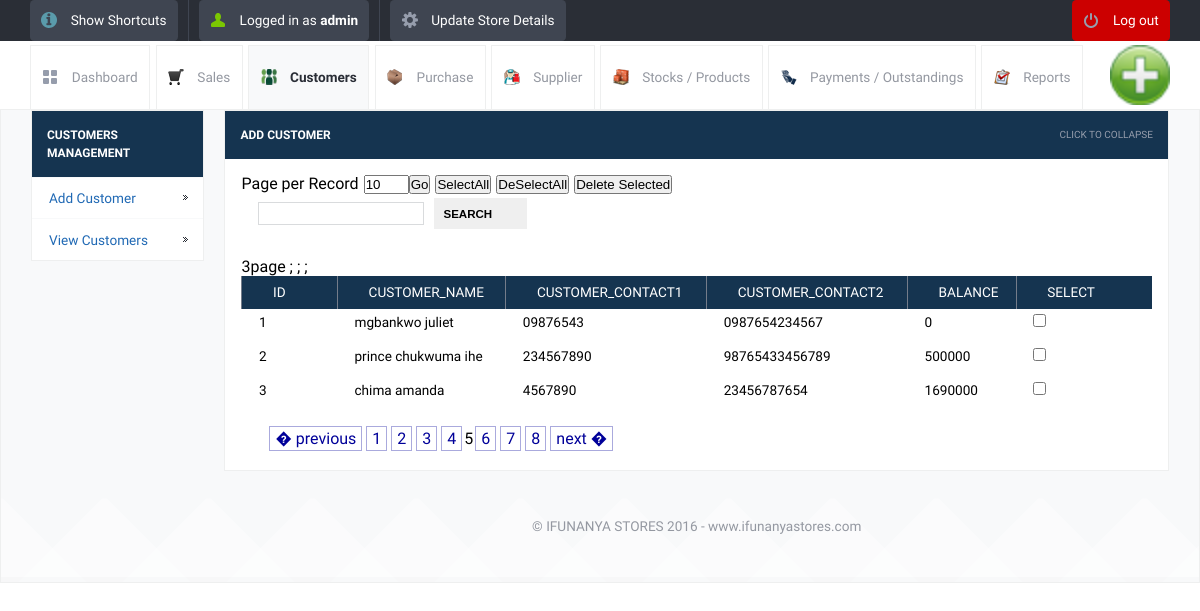
/paginationnijan.php (signed in), run on the app's committed database.
### tables this page shows
CREATE TABLE IF NOT EXISTS `customer_details` (
  `id` int(10) unsigned NOT NULL AUTO_INCREMENT,
  `customer_name` varchar(200) NOT NULL,
  `customer_address` varchar(500) NOT NULL,
  `customer_contact1` varchar(100) NOT NULL,
  `customer_contact2` varchar(100) NOT NULL,
  `balance` int(11) NOT NULL,
  PRIMARY KEY (`id`)
);

### paginationnijan.php (the view, shortened to what this page needs)
<!DOCTYPE html>
<html lang="en">
<head>
	<link rel="stylesheet" href="css/style.css">
	<?php include_once("tpl/common_js.php"); ?>
</head>
<body>
	<?php include_once("tpl/top_bar.php"); ?>
	<div id="header-with-tabs">
		<div class="page-full-width cf">
			<ul id="tabs" class="fl">
				<li><a href="dashboard.php" class="dashboard-tab">Dashboard</a></li>
				<li><a href="page-full-width.php" class="sales-tab">Sales</a></li>
				<li><a href="page-full-width.php" class="active-tab customers-tab">Customers</a></li>
				<li><a href="page-other.php" class="purchase-tab">Purchase</a></li>
				<li><a href="page-other.php" class="supplier-tab">Supplier</a></li>
				<li><a href="page-other.php" class="stock-tab">Stocks / Products</a></li>
				<li><a href="page-other.php" class="payment-tab">Payments / Outstandings</a></li>
				<li><a href="page-other.php" class="report-tab">Reports</a></li>
			</ul>
			<a href="#" id="company-branding-small" class="fr"><img src="images/posnic.png" alt="Point of Sale" /></a>
		</div>
	</div>
	<div id="content">
		<div class="page-full-width cf">
			<div class="side-menu fl">
				<h3>Customers Management</h3>
				<ul>
					<li><a href="add_customer.php">Add Customer</a></li>
					<li><a href="view_customers.php">View Customers</a></li>
				</ul>
			</div>
			<div class="side-content fr">
				<div class="content-module">
					<div class="content-module-heading cf">
						<h3 class="fl">Add Customer</h3>
						<span class="fr expand-collapse-text">Click to collapse</span>
					</div>
						<div class="content-module-main cf">
				<table width="700" border="0" cellspacing="0" cellpadding="0">
  <tr>
    <td><form action="" method="post" name="search" >
<input name="searchtxt" type="text">
&nbsp;&nbsp;<input name="Search" type="submit" value="Search">
</form></td>
		<form action="" method="get" name="page">
Page per Record<input name="limit" type="text"  style="margin-left:5px;" value="<?php if(isset($_GET['limit'])) echo $_GET['limit']; else echo "10"; ?>" size="3" maxlength="3">
<input name="go" type="submit" value="Go">
<input type="button" name="selectall" value="SelectAll" onClick="checkAll()"  style="margin-left:5px;"/>
<input type="button" name="unselectall" value="DeSelectAll" onClick="uncheckAll()" style="margin-left:5px;" />
<input name="dsubmit" type="button" value="Delete Selected" style="margin-left:5px;" onclick="return confirmDeleteSubmit()"/></form>
					<form name="deletefiles" action="delete.php" method="post">
					<table><?php
	$limit = 10;
	$page = $_GET['page'];
	if($page)
		$start = ($page - 1) * $limit;
	else
		$start = 0;
	$sql = "SELECT * FROM customer_details LIMIT $start, $limit ";
	$result = mysql_query($sql);
?>
							<tr>
								<th>id</th>
								<th >customer_name</th>
								<th>customer_contact1</th>
								<th>customer_contact2</th>
								<th>balance</th>
								<th>Select</th>
							</tr>
</div></td>
<?php	while($row = mysql_fetch_array($result))
{
 ?>
	<tr>
   <td> <?php echo $row['id']; ?></td>
   <td><?php echo $row['customer_name']; ?></td>
   <td> <?php echo $row['customer_contact1']; ?></td>
   <td><?php echo $row['customer_contact2']; ?></td>
   <td> <?php echo $row['balance'];?></td>;
	<td><input type="checkbox" value="<?php echo $row['id']; ?>" name="checklist[]" /></td>
</tr>
<?php } ?>
  <tr>
        <td align="center"><div style="margin-left:20px;"><div class="pagination"><a href="paginationnijan.php?page=4&limit=1">� previous</a><a href="paginationnijan.php?page=1&limit=1">1</a><a href="paginationnijan.php?page=2&limit=1">2</a><a href="paginationnijan.php?page=3&limit=1">3</a><a href="paginationnijan.php?page=4&limit=1">4</a>5<a href="paginationnijan.php?page=6&limit=1">6</a><a href="paginationnijan.php?page=7&limit=1">7</a><a href="paginationnijan.php?page=8&limit=1">8</a><a href="paginationnijan.php?page=6&limit=1">next �</a></div>
</div></td>
      </tr>
		</div>
	</div>
	<?php require_once('footer.php');?>
</body>
</html>

### css/style.css (style rules this page uses)
*, html, body, div, dl, dt, dd, ul, ol, li, h1, h2, h3, h4, h5, h6, pre, form, label, fieldset, input, p, blockquote, th, td { margin: 0; padding: 0; }
table { border-collapse: collapse; border-spacing: 0; }
fieldset, img { border: 0; }
address, caption, cite, code, dfn, em, strong, th, var { font-style: normal; font-weight: normal; }
caption, th { text-align: left; }
h1, h2, h3, h4, h5, h6 { font-weight: normal; }
a img { border: none; }
a { text-decoration: none; }
body { font-size: 1em; }
.cf:before, .cf:after { content: ""; display: table; }
.cf:after { clear:both; }
.cf { zoom: 1; }
.fl { float: left; }
.fr { float: right; }
h1, h2, h3, h4, h5, h6 { margin-bottom: 0.625em; }
body, form { font-family: "Droid Sans", Helvetica, Arial, sans-serif; line-height: 1.125em; }
p, .button, form input, ul#nav li ul, ul#tabs, div.side-menu ul li a, table, .information-box, .confirmation-box, .error-box, .error-message, .warning-box, ol, .regular-ul, .custom-ul, blockquote, cite { font-size: 0.85em; }
div.content-module-heading span { font-size: 0.625em; }
h3 { font-size: 0.75em; }
a { color: #2069b4; }
.page-full-width { padding: 0 1.875em; }
form input[type="text"], input[type="password"], textarea { border: 1px solid #d9dbdd; padding:.4em; outline: none; }
form input[type="submit"] { border: none; cursor: pointer; padding: 0.833em; background-position: right center; padding-right: 3em; background-repeat: no-repeat; font-weight: bold; text-transform: uppercase; }
div#header-with-tabs { padding:0.25em 0 0; }
a#company-branding-small img { height: 60px; }
ul#tabs { list-style-type: none; }
ul#tabs li { float: left; }
ul#tabs li a { border: 1px solid #eeefef; border-bottom: none; padding: 1.666em 0.833em; margin: 0 0.416em -1px 0; display: block; color: #9498a1; }
ul#tabs li a.dashboard-tab { background: transparent url('../images/tab-dashboard.png') no-repeat 0.833em center ; padding-left: 3em; }
ul#tabs li a.sales-tab { background: transparent url('../images/sales-icon.png') no-repeat 0.833em center ; padding-left: 3em; }
ul#tabs li a.customers-tab { background: transparent url('../images/customer-icon.png') no-repeat 0.833em center ; padding-left: 3em; }
ul#tabs li a.purchase-tab { background: transparent url('../images/purchase-icon.png') no-repeat 0.833em center ; padding-left: 3em; }
ul#tabs li a.supplier-tab { background: transparent url('../images/supplier-icon.png') no-repeat 0.833em center ; padding-left: 3em; }
ul#tabs li a.stock-tab { background: transparent url('../images/stock-icon.png') no-repeat 0.833em center ; padding-left: 3em; }
ul#tabs li a.payment-tab { background: transparent url('../images/payment-icon.png') no-repeat 0.833em center ; padding-left: 3em; }
ul#tabs li a.report-tab { background: transparent url('../images/report-icon.png') no-repeat 0.833em center ; padding-left: 3em; }
ul#tabs li a.active-tab, ul#tabs li a.active-tab:hover { background-color: #f8f9fa; font-weight: bold; color: #2a2e36; }
table { width: 100%; margin-bottom: 1.25em; }
table th { background-color: #153450; color: white; text-transform: uppercase; padding: 0.55em .7em 0.55em 2.25em; border-left: 1px solid #747c8a; }
table tbody td { padding: 0.33em 0 0.833em 1.25em; }
table th:first-child { width: 4em ; }
table th:last-child { width: 7em; }
div#content { background: #f8f9fa url('../images/artwork-pattern.png') repeat-x left bottom; border: 1px solid #eeefef; padding: 0em ; }
div.side-menu { background: #153450; border: 1px solid #eeefef; width: 15%; margin-bottom: 1em; }
div.side-menu h3 { text-transform: uppercase; font-weight: bold; margin: 1.25em; color: white; }
div.side-menu ul { list-style-type: none; }
div.side-menu ul li a { padding: 0.833em 1.25em; border-top: 1px solid #f8f9fa; display: block; background: white url('../images/menu-dark-indicator.png') no-repeat right center; }
div.side-content { width: 83%; }
div.content-module { background: white; margin-bottom: 1em; border: 1px solid #eeefef; }
div.content-module-heading { background: #153450; cursor: pointer; }
div.content-module-heading h3 { text-transform: uppercase; color: white; font-weight: bold; margin: 1.25em; }
div.content-module-heading span { color: #969dac; text-transform: uppercase; margin: 1.5em; }
div.content-module-main { padding: 1em; }

### data on the page
customer_details: id "1", customer_name "mgbankwo juliet", customer_contact1 "09876543", customer_contact2 "0987654234567", balance "0"
customer_details: id "2", customer_name "prince chukwuma ihe", customer_contact1 "234567890", customer_contact2 "98765433456789", balance "500000"
customer_details: id "3", customer_name "chima amanda", customer_contact1 "4567890", customer_contact2 "23456787654", balance "1690000"

### other printed values
$POSNIC['username'] "admin"
